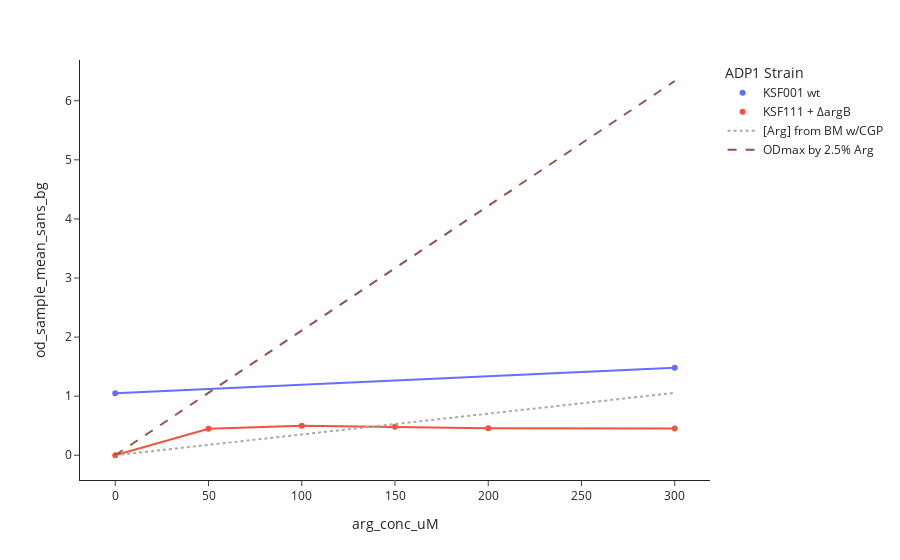

Notebook cell for this chart:
### Code cell
fig_yield = px.scatter(
    df_od_mean_max,
    x='arg_conc_uM',
    # y='od_sample_mean',
    y='od_sample_mean_sans_bg',
    color='strain_id',
    labels={
        'strain_id': 'ADP1 Strain',
        'od_sample_x': 'OD',
        'arg_conc_μM': '[Arg] (µM)'
    },
    trendline='rolling',
    trendline_options=dict(function='median', window=1),
    # trendline='ols',
    # trendline='expanding',
    # trendline_options=dict(function='max'),
).update_layout(
    # title='ADP1 {KSF230 ∆argB, KSF? ∆argB ∆argR} Biomass Yield Curves',
    title_x=0.5,
)
fig_yield.add_traces([
    # constraint
    go.Scatter(
        x=df_arg_cdw.arg_conc_μM, y=df_arg_cdw.od,
        name='ODmax by 2.5% Arg',
        mode='lines', line=dict(dash='dash'),
        # fill='tonexty',
    ),
])
# yield_fits = px.get_trendline_results(fig_yield).set_index('ADP1 Strain').px_fit_results

fig_yield.update_layout(template='simple_white')

# fig_yield.write_image('../../figures/pk_exp007_ArginineTitrationResponse.pdf')
# fig_yield

### Figure 1 — Plotly figure (JSON) as saved in the notebook; plotly's stock layout.template omitted (floating-point values rounded to 4 significant figures)
{"data": [{"hovertemplate": "ADP1 Strain=KSF001 wt<br>arg_conc_uM=%{x}<br>od_sample_mean_sans_bg=%{y}<extra></extra>", "legendgroup": "KSF001 wt", "marker": {"color": "#636efa", "symbol": "circle"}, "mode": "markers", "name": "KSF001 wt", "orientation": "v", "showlegend": true, "x": [0, 300], "xaxis": "x", "y": [1.048, 1.48], "yaxis": "y", "type": "scatter"}, {"hovertemplate": "<b>Rolling median trendline</b><br><br>ADP1 Strain=KSF001 wt<br>arg_conc_uM=%{x}<br>od_sample_mean_sans_bg=%{y} <b>(trend)</b><extra></extra>", "legendgroup": "KSF001 wt", "marker": {"color": "#636efa", "symbol": "circle"}, "mode": "lines", "name": "KSF001 wt", "showlegend": false, "x": [0, 300], "xaxis": "x", "y": [1.048, 1.48], "yaxis": "y", "type": "scatter"}, {"hovertemplate": "ADP1 Strain=KSF111 + ∆argB<br>arg_conc_uM=%{x}<br>od_sample_mean_sans_bg=%{y}<extra></extra>", "legendgroup": "KSF111 + ∆argB", "marker": {"color": "#EF553B", "symbol": "circle"}, "mode": "markers", "name": "KSF111 + ∆argB", "orientation": "v", "showlegend": true, "x": [0, 50, 100, 150, 200, 300], "xaxis": "x", "y": [0.0, 0.448, 0.501, 0.482, 0.456, 0.451], "yaxis": "y", "type": "scatter"}, {"hovertemplate": "<b>Rolling median trendline</b><br><br>ADP1 Strain=KSF111 + ∆argB<br>arg_conc_uM=%{x}<br>od_sample_mean_sans_bg=%{y} <b>(trend)</b><extra></extra>", "legendgroup": "KSF111 + ∆argB", "marker": {"color": "#EF553B", "symbol": "circle"}, "mode": "lines", "name": "KSF111 + ∆argB", "showlegend": false, "x": [0, 50, 100, 150, 200, 300], "xaxis": "x", "y": [0.0, 0.448, 0.501, 0.482, 0.456, 0.451], "yaxis": "y", "type": "scatter"}, {"line": {"color": "darkgray", "dash": "dot"}, "mode": "lines", "name": "[Arg] from BM w/CGP", "x": [0, 300], "y": [0.0, 1.056], "type": "scatter"}, {"line": {"dash": "dash"}, "mode": "lines", "name": "ODmax by 2.5% Arg", "x": [0, 100, 300], "y": [0.0, 2.112, 6.335], "type": "scatter"}], "layout": {"xaxis": {"anchor": "y", "domain": [0.0, 1.0], "title": {"text": "arg_conc_uM"}}, "yaxis": {"anchor": "x", "domain": [0.0, 1.0], "title": {"text": "od_sample_mean_sans_bg"}}, "legend": {"title": {"text": "ADP1 Strain"}, "tracegroupgap": 0}, "margin": {"t": 60}, "title": {"x": 0.5}}}
